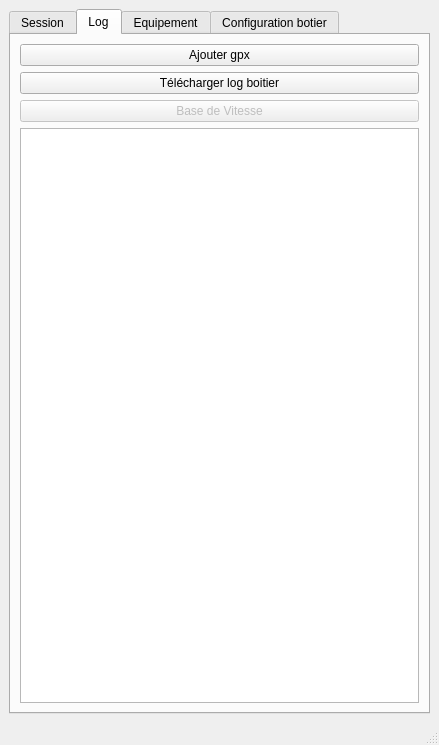
<?xml version="1.0" encoding="UTF-8"?>
<ui version="4.0">
 <class>MainWindow</class>
 <widget class="QMainWindow" name="MainWindow">
  <property name="geometry">
   <rect>
    <x>0</x>
    <y>0</y>
    <width>439</width>
    <height>745</height>
   </rect>
  </property>
  <property name="windowTitle">
   <string>Seafoil</string>
  </property>
  <widget class="QWidget" name="centralwidget">
   <layout class="QVBoxLayout" name="verticalLayout_2">
    <item>
     <widget class="QTabWidget" name="tabWidget">
      <property name="currentIndex">
       <number>1</number>
      </property>
      <widget class="QWidget" name="tab_session">
       <property name="maximumSize">
        <size>
         <width>16777215</width>
         <height>16777215</height>
        </size>
       </property>
       <attribute name="title">
        <string>Session</string>
       </attribute>
       <layout class="QVBoxLayout" name="verticalLayout_3">
        <item>
         <widget class="QPushButton" name="pushButton_new_session">
          <property name="text">
           <string>Nouvelle Session</string>
          </property>
         </widget>
        </item>
        <item>
         <widget class="QTableWidget" name="tableWidget_sessions">
          <property name="enabled">
           <bool>true</bool>
          </property>
          <property name="sizePolicy">
           <sizepolicy hsizetype="Expanding" vsizetype="Expanding">
            <horstretch>0</horstretch>
            <verstretch>0</verstretch>
           </sizepolicy>
          </property>
          <property name="minimumSize">
           <size>
            <width>100</width>
            <height>100</height>
           </size>
          </property>
          <property name="maximumSize">
           <size>
            <width>16777215</width>
            <height>16777215</height>
           </size>
          </property>
          <property name="editTriggers">
           <set>QAbstractItemView::NoEditTriggers</set>
          </property>
          <property name="sortingEnabled">
           <bool>true</bool>
          </property>
          <attribute name="verticalHeaderVisible">
           <bool>false</bool>
          </attribute>
         </widget>
        </item>
       </layout>
      </widget>
      <widget class="QWidget" name="tab_log">
       <attribute name="title">
        <string>Log</string>
       </attribute>
       <layout class="QVBoxLayout" name="verticalLayout">
        <item>
         <widget class="QPushButton" name="pushButton_upload_gpx">
          <property name="text">
           <string>Ajouter gpx</string>
          </property>
         </widget>
        </item>
        <item>
         <widget class="QPushButton" name="pushButton_upload_log">
          <property name="text">
           <string>Télécharger log boitier</string>
          </property>
         </widget>
        </item>
        <item>
         <widget class="QPushButton" name="pushButton_add_basevitesse">
          <property name="enabled">
           <bool>false</bool>
          </property>
          <property name="text">
           <string>Base de Vitesse</string>
          </property>
         </widget>
        </item>
        <item>
         <widget class="QTableWidget" name="tableWidget_logs">
          <property name="enabled">
           <bool>true</bool>
          </property>
          <property name="sizePolicy">
           <sizepolicy hsizetype="Expanding" vsizetype="Expanding">
            <horstretch>0</horstretch>
            <verstretch>0</verstretch>
           </sizepolicy>
          </property>
          <property name="minimumSize">
           <size>
            <width>100</width>
            <height>100</height>
           </size>
          </property>
          <property name="maximumSize">
           <size>
            <width>16777215</width>
            <height>16777215</height>
           </size>
          </property>
          <property name="editTriggers">
           <set>QAbstractItemView::NoEditTriggers</set>
          </property>
          <property name="dragDropOverwriteMode">
           <bool>false</bool>
          </property>
          <property name="selectionBehavior">
           <enum>QAbstractItemView::SelectRows</enum>
          </property>
          <property name="showGrid">
           <bool>false</bool>
          </property>
          <property name="sortingEnabled">
           <bool>true</bool>
          </property>
          <attribute name="verticalHeaderVisible">
           <bool>false</bool>
          </attribute>
         </widget>
        </item>
       </layout>
      </widget>
      <widget class="QWidget" name="tab_equipement">
       <attribute name="title">
        <string>Equipement</string>
       </attribute>
       <layout class="QHBoxLayout" name="horizontalLayout_3">
        <item>
         <widget class="QTreeWidget" name="treeWidget_equipment">
          <property name="maximumSize">
           <size>
            <width>16777215</width>
            <height>16777215</height>
           </size>
          </property>
          <attribute name="headerVisible">
           <bool>false</bool>
          </attribute>
          <column>
           <property name="text">
            <string notr="true">1</string>
           </property>
          </column>
         </widget>
        </item>
       </layout>
      </widget>
      <widget class="QWidget" name="tab_seafoil">
       <attribute name="title">
        <string>Configuration botier</string>
       </attribute>
       <layout class="QFormLayout" name="formLayout">
        <item row="0" column="0">
         <widget class="QLabel" name="label">
          <property name="text">
           <string>Configuration</string>
          </property>
         </widget>
        </item>
        <item row="0" column="1">
         <widget class="QComboBox" name="comboBox_configuration_list"/>
        </item>
        <item row="2" column="1">
         <widget class="QPushButton" name="pushButton_read_config">
          <property name="enabled">
           <bool>false</bool>
          </property>
          <property name="text">
           <string>Lire configuration du boitier</string>
          </property>
         </widget>
        </item>
        <item row="3" column="0" colspan="2">
         <widget class="Line" name="line">
          <property name="sizePolicy">
           <sizepolicy hsizetype="Minimum" vsizetype="Minimum">
            <horstretch>0</horstretch>
            <verstretch>0</verstretch>
           </sizepolicy>
          </property>
          <property name="minimumSize">
           <size>
            <width>100</width>
            <height>0</height>
           </size>
          </property>
          <property name="orientation">
           <enum>Qt::Horizontal</enum>
          </property>
         </widget>
        </item>
        <item row="4" column="0" colspan="2">
         <widget class="QLabel" name="label_7">
          <property name="font">
           <font>
            <weight>75</weight>
            <bold>true</bold>
           </font>
          </property>
          <property name="text">
           <string>Vitesse</string>
          </property>
          <property name="textFormat">
           <enum>Qt::AutoText</enum>
          </property>
          <property name="alignment">
           <set>Qt::AlignLeading|Qt::AlignLeft|Qt::AlignVCenter</set>
          </property>
         </widget>
        </item>
        <item row="5" column="0">
         <widget class="QLabel" name="label_2">
          <property name="text">
           <string>V500</string>
          </property>
         </widget>
        </item>
        <item row="5" column="1">
         <widget class="QDoubleSpinBox" name="doubleSpinBox_v500">
          <property name="suffix">
           <string> kt</string>
          </property>
          <property name="decimals">
           <number>1</number>
          </property>
          <property name="singleStep">
           <double>0.500000000000000</double>
          </property>
          <property name="value">
           <double>20.000000000000000</double>
          </property>
         </widget>
        </item>
        <item row="6" column="0">
         <widget class="QLabel" name="label_3">
          <property name="text">
           <string>V1850</string>
          </property>
         </widget>
        </item>
        <item row="6" column="1">
         <widget class="QDoubleSpinBox" name="doubleSpinBox_v1850">
          <property name="suffix">
           <string> kt</string>
          </property>
          <property name="decimals">
           <number>1</number>
          </property>
          <property name="singleStep">
           <double>0.500000000000000</double>
          </property>
          <property name="value">
           <double>20.000000000000000</double>
          </property>
         </widget>
        </item>
        <item row="7" column="0">
         <widget class="QLabel" name="label_8">
          <property name="text">
           <string>Intervalle voix</string>
          </property>
         </widget>
        </item>
        <item row="7" column="1">
         <widget class="QSpinBox" name="spinBox_voice_interval">
          <property name="suffix">
           <string> ms</string>
          </property>
          <property name="minimum">
           <number>2000</number>
          </property>
          <property name="maximum">
           <number>6000</number>
          </property>
          <property name="singleStep">
           <number>100</number>
          </property>
          <property name="value">
           <number>4000</number>
          </property>
         </widget>
        </item>
        <item row="8" column="0">
         <widget class="QLabel" name="label_9">
          <property name="text">
           <string>Activer cap</string>
          </property>
         </widget>
        </item>
        <item row="8" column="1">
         <widget class="QCheckBox" name="checkBox_enable_heading">
          <property name="text">
           <string/>
          </property>
         </widget>
        </item>
        <item row="9" column="0" colspan="2">
         <widget class="QLabel" name="label_6">
          <property name="font">
           <font>
            <weight>75</weight>
            <bold>true</bold>
           </font>
          </property>
          <property name="text">
           <string>Hauteur de vol</string>
          </property>
         </widget>
        </item>
        <item row="10" column="0">
         <widget class="QLabel" name="label_4">
          <property name="text">
           <string>Limite haute</string>
          </property>
         </widget>
        </item>
        <item row="10" column="1">
         <widget class="QDoubleSpinBox" name="doubleSpinBox_height_too_high">
          <property name="suffix">
           <string> m</string>
          </property>
          <property name="maximum">
           <double>1.100000000000000</double>
          </property>
          <property name="singleStep">
           <double>0.010000000000000</double>
          </property>
          <property name="value">
           <double>0.700000000000000</double>
          </property>
         </widget>
        </item>
        <item row="11" column="0">
         <widget class="QLabel" name="label_5">
          <property name="text">
           <string>Limite basse</string>
          </property>
         </widget>
        </item>
        <item row="11" column="1">
         <widget class="QDoubleSpinBox" name="doubleSpinBox_height_high">
          <property name="suffix">
           <string> m</string>
          </property>
          <property name="maximum">
           <double>1.100000000000000</double>
          </property>
          <property name="singleStep">
           <double>0.010000000000000</double>
          </property>
          <property name="value">
           <double>0.400000000000000</double>
          </property>
         </widget>
        </item>
        <item row="13" column="1">
         <widget class="QPushButton" name="pushButton_send_config">
          <property name="text">
           <string>Envoyer vers le boitier</string>
          </property>
         </widget>
        </item>
        <item row="1" column="1">
         <widget class="QPushButton" name="pushButton_remove_config">
          <property name="text">
           <string>Supprimer la configuration</string>
          </property>
         </widget>
        </item>
       </layout>
      </widget>
     </widget>
    </item>
   </layout>
  </widget>
  <widget class="QStatusBar" name="statusbar"/>
  <action name="action_new_session">
   <property name="text">
    <string>Nouvelle Session</string>
   </property>
  </action>
 </widget>
 <resources/>
 <connections/>
</ui>
